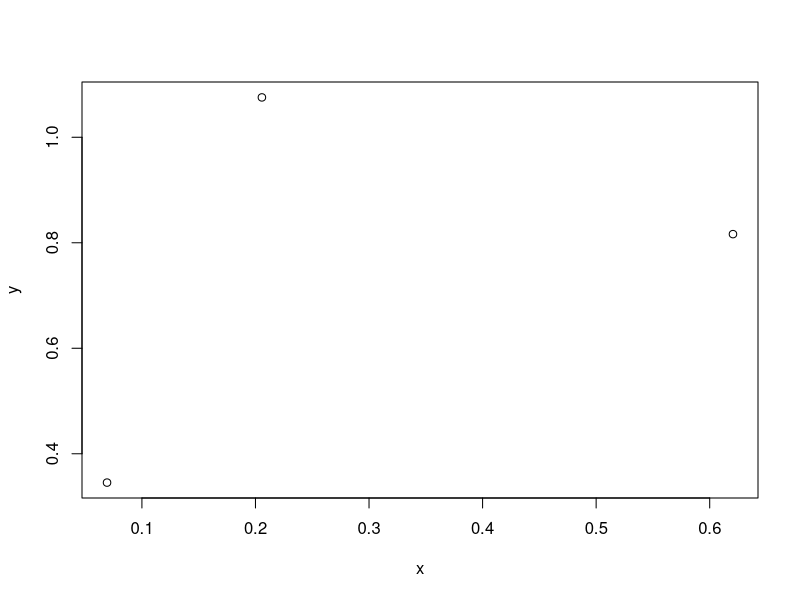

This figure's R source:
### Random
n = 3
x = rnorm(n)
y = rnorm(n)
plot(x,y)
cor(rnorm(n), rnorm(n))



n = 3000
for (i in 1:10) {
  print(cor(rnorm(n), rnorm(n))) 
}
